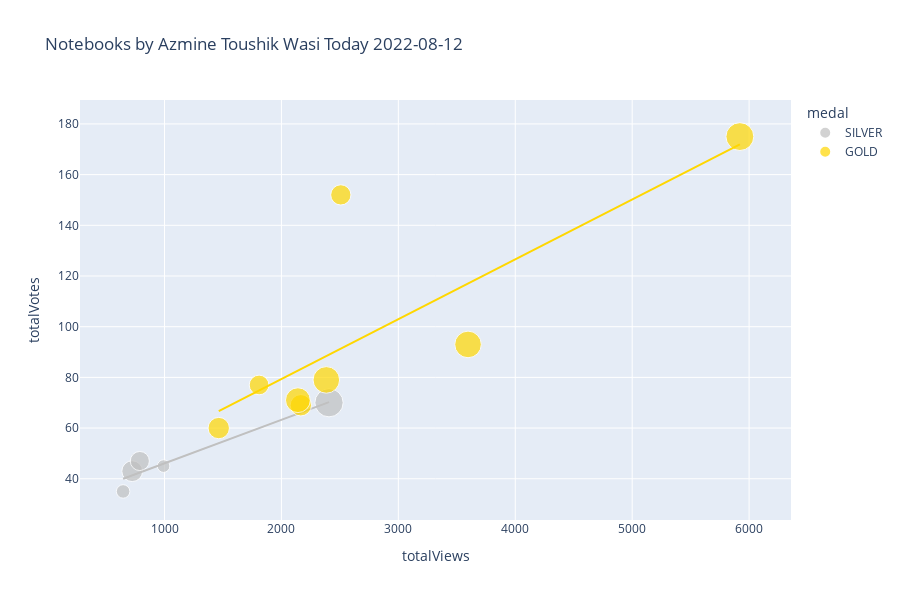

Write notebook code for a chart like this one.
### Markdown cell above
# Plotly Scatter Plot

You may want to tweak these settings depending on how many notebooks you have...

### Code cell
import plotly.express as px
from datetime import datetime


df['totalComments'].fillna(0, inplace=True)
df['medal'].fillna('N/A', inplace=True)
df['size'] = df['totalComments'].clip(lower=1)
color_map = {
    'GOLD': 'gold',
    'SILVER': 'silver',
    'BRONZE': 'chocolate',
    'N/A': '#333'
}
px.scatter(
    df,
    'totalViews',
    'totalVotes',
    title=f'Notebooks by {df.author_displayName.get(0)} Today '+str(datetime.today().strftime('%Y-%m-%d')),
    log_x=False,
    log_y=False,
    #width=800, 
    height=600,
    color='medal',
    color_discrete_map=color_map,
    size='size',
    trendline='ols',
    trendline_options=dict(log_x=False, log_y=False, add_constant=True),
    #trendline='lowess', # Use for Locally Weighted Scatterplot Smoothing line
    #trendline_scope='overall', # Use this for one trendline
    hover_name='title',
    hover_data={
        'size': False,
        'totalViews': ':,.0f',
        'totalVotes': ':,.0f',
        'totalLines': ':,.0f',
        'totalComments': ':,.0f',
        'viewsPerVote': ':,.0f',
        'languageName': True,
        'versionNumber': True,
        'lastRun': True,
        'lastRunExecutionTimeSeconds': ':,.0f',
        'medal': True,
    })

### Figure 1 — Plotly figure (JSON) as saved in the notebook; plotly's stock layout.template omitted (floating-point values rounded to 4 significant figures)
{"data": [{"customdata": [[8, 435, 8, 17.97, "Python", 28, "Wed Aug 10 19:25:35 2022", 444, "SILVER"], [35, 357, 35, 33.92, "Python", 16, "Mon Aug  8 09:12:08 2022", 64, "SILVER"], [19, 416, 19, 16.48, "Python", 19, "Sun Aug  7 20:19:25 2022", 432, "SILVER"], [7, 407, 7, 21.59, "Python", 6, "Sun Aug  7 20:11:54 2022", 49, "SILVER"], [16, 463, 16, 16.46, "Python", 18, "Thu Aug  4 02:47:38 2022", 51, "SILVER"]], "hovertemplate": "<b>%{hovertext}</b><br><br>medal=%{customdata[8]}<br>totalViews=%{x:,.0f}<br>totalVotes=%{y:,.0f}<br>totalLines=%{customdata[1]:,.0f}<br>totalComments=%{customdata[2]:,.0f}<br>viewsPerVote=%{customdata[3]:,.0f}<br>languageName=%{customdata[4]}<br>versionNumber=%{customdata[5]}<br>lastRun=%{customdata[6]}<br>lastRunExecutionTimeSeconds=%{customdata[7]:,.0f}<extra></extra>", "hovertext": ["Daily AQI - Air Quality Index [Scheduled]", "▶️ Cristiano Ronaldo ⚽ Goals  📊 EDA, Analysis", "Coursera 📉 EDA, Insights, Sentiment Analysis", "Classification ➡️ Comparing Different Algorithms", "Investment and Financial Analysis  🏭 EPZ"], "legendgroup": "SILVER", "marker": {"color": "silver", "size": [8, 35, 19, 7, 16], "sizemode": "area", "sizeref": 0.0875, "symbol": "circle"}, "mode": "markers", "name": "SILVER", "orientation": "v", "showlegend": true, "type": "scatter", "x": [646, 2407, 724, 992, 789], "xaxis": "x", "y": [35, 70, 43, 45, 47], "yaxis": "y"}, {"hovertemplate": "<b>OLS trendline</b><br>totalVotes = 0.0171813 * totalViews + 28.9012<br>R<sup>2</sup>=0.928266<br><br>medal=SILVER<br>totalViews=%{x:,.0f}<br>totalVotes=%{y:,.0f} <b>(trend)</b><extra></extra>", "legendgroup": "SILVER", "marker": {"color": "silver", "symbol": "circle"}, "mode": "lines", "name": "SILVER", "showlegend": false, "type": "scatter", "x": [646, 724, 789, 992, 2407], "xaxis": "x", "y": [40.0, 41.34, 42.46, 45.95, 70.26], "yaxis": "y"}, {"customdata": [[20, 382, 20, 30.96, "Python", 13, "Wed Aug  3 08:23:12 2022", 68, "GOLD"], [27, 536, 27, 29.75, "Python", 16, "Wed Jul 27 09:00:24 2022", 60, "GOLD"], [31, 592, 31, 38.27, "Python", 14, "Tue Jul 19 01:47:02 2022", 50, "GOLD"], [20, 608, 20, 24.02, "Python", 19, "Sun Jul 17 06:36:10 2022", 102, "GOLD"], [31, 380, 31, 29.81, "Python", 13, "Sat Jul  9 12:08:22 2022", 56, "GOLD"], [17, 342, 17, 23.21, "Python", 14, "Tue Jul  5 04:38:45 2022", 70, "GOLD"], [18, 645, 18, 16.4, "Python", 1, "Fri Jul  1 18:28:34 2022", 6, "GOLD"], [34, 357, 34, 33.65, "Python", 7, "Fri Jul  1 08:32:21 2022", 85, "GOLD"]], "hovertemplate": "<b>%{hovertext}</b><br><br>medal=%{customdata[8]}<br>totalViews=%{x:,.0f}<br>totalVotes=%{y:,.0f}<br>totalLines=%{customdata[1]:,.0f}<br>totalComments=%{customdata[2]:,.0f}<br>viewsPerVote=%{customdata[3]:,.0f}<br>languageName=%{customdata[4]}<br>versionNumber=%{customdata[5]}<br>lastRun=%{customdata[6]}<br>lastRunExecutionTimeSeconds=%{customdata[7]:,.0f}<extra></extra>", "hovertext": ["Advanced Feature Engineering for Classification", "UCL ⚽ EDA & Viz ⭐ 2021-22 ⭐ Players & Teams", "ML Foundation ➡️ Bias-Variance Tradeoff ", "Divorce Prediction & Reasons Analysis with PCA", "▶️ Lionel Messi 📊 Extended EDA ⚽ Goals ", "ML Foundation ➡️ Cross Validation ✅ All Methods", "ML Foundation ➡️ Clustering Techniques, Algorithms", "ML Foundation ➡️ Imputation : All Techniques"], "legendgroup": "GOLD", "marker": {"color": "gold", "size": [20, 27, 31, 20, 31, 17, 18, 34], "sizemode": "area", "sizeref": 0.0875, "symbol": "circle"}, "mode": "markers", "name": "GOLD", "orientation": "v", "showlegend": true, "type": "scatter", "x": [2166, 2141, 3596, 1464, 2384, 1809, 2508, 5921], "xaxis": "x", "y": [69, 71, 93, 60, 79, 77, 152, 175], "yaxis": "y"}, {"hovertemplate": "<b>OLS trendline</b><br>totalVotes = 0.0236249 * totalViews + 32.0641<br>R<sup>2</sup>=0.625785<br><br>medal=GOLD<br>totalViews=%{x:,.0f}<br>totalVotes=%{y:,.0f} <b>(trend)</b><extra></extra>", "legendgroup": "GOLD", "marker": {"color": "gold", "symbol": "circle"}, "mode": "lines", "name": "GOLD", "showlegend": false, "type": "scatter", "x": [1464, 1809, 2141, 2166, 2384, 2508, 3596, 5921], "xaxis": "x", "y": [66.65, 74.8, 82.64, 83.24, 88.39, 91.32, 117.0, 171.9], "yaxis": "y"}], "layout": {"height": 600, "legend": {"itemsizing": "constant", "title": {"text": "medal"}, "tracegroupgap": 0}, "title": {"text": "Notebooks by Azmine Toushik Wasi Today 2022-08-12"}, "xaxis": {"anchor": "y", "domain": [0, 1], "title": {"text": "totalViews"}}, "yaxis": {"anchor": "x", "domain": [0, 1], "title": {"text": "totalVotes"}}}}
